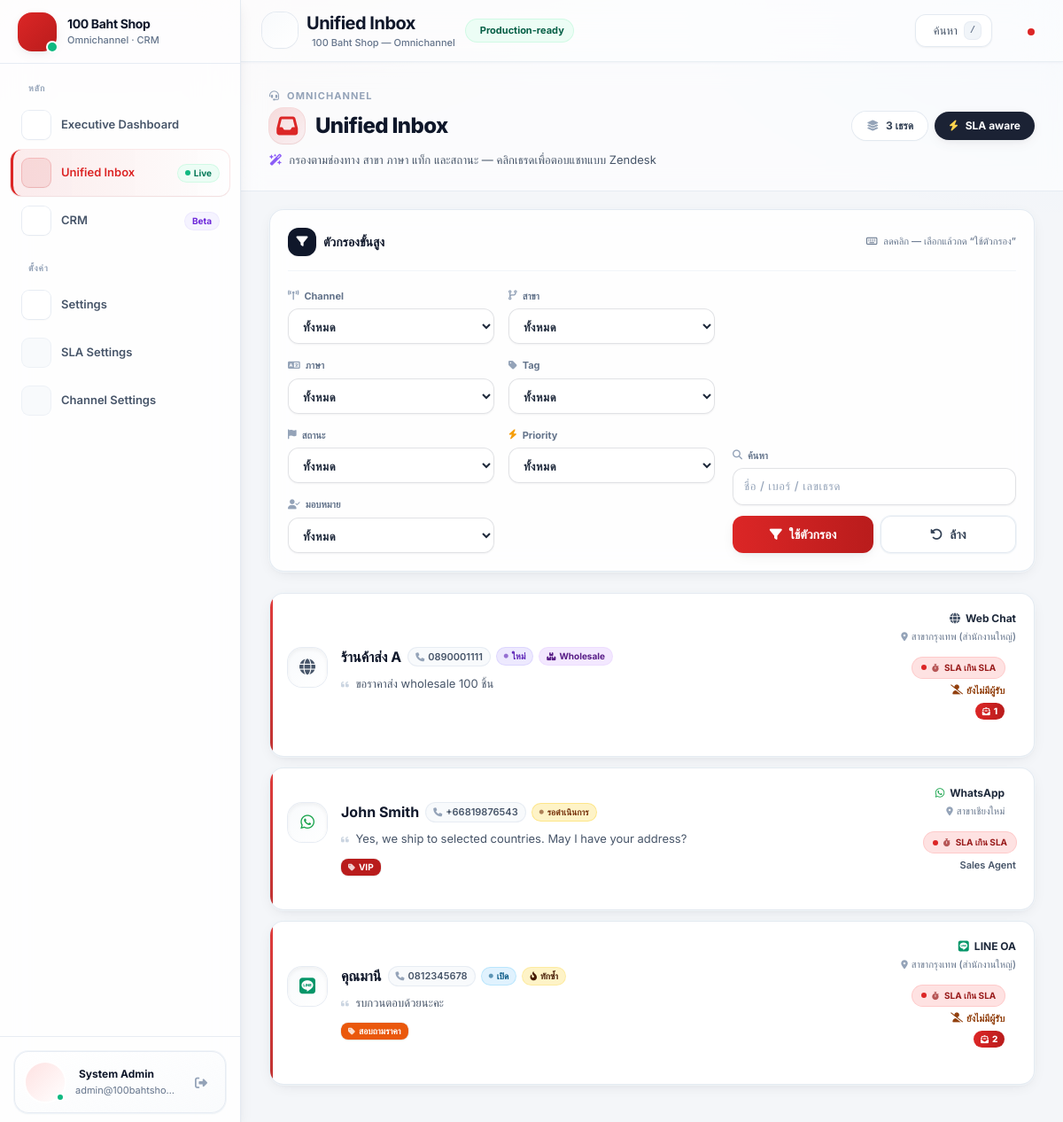
Screenshot of /inbox (signed in) with the database file from the repository.
### tables this page shows
CREATE TABLE `conversations` (
  `id` BIGINT UNSIGNED NOT NULL AUTO_INCREMENT,
  `contact_id` BIGINT UNSIGNED NOT NULL,
  `channel_id` INT UNSIGNED NOT NULL,
  `external_page_id` VARCHAR(32) DEFAULT NULL COMMENT 'Meta Page ID สำหรับ Facebook',
  `branch_id` INT UNSIGNED DEFAULT NULL,
  `assigned_user_id` INT UNSIGNED DEFAULT NULL,
  `status` ENUM(
    'new','open','pending','resolved','closed'
  ) NOT NULL DEFAULT 'new' COMMENT 'สเปกระบบ: new/open/pending/resolved/closed',
  `priority` ENUM('low','normal','high','urgent') NOT NULL DEFAULT 'normal',
  `language` VARCHAR(16) DEFAULT 'th',
  `sla_due_at` DATETIME DEFAULT NULL COMMENT 'เวลาที่ต้องตอบภายใน',
  `first_response_at` DATETIME DEFAULT NULL,
  `last_message_at` DATETIME DEFAULT NULL,
  `last_inbound_at` DATETIME DEFAULT NULL COMMENT 'ข้อความล่าสุดจากลูกค้า',
  `unread_count` INT UNSIGNED NOT NULL DEFAULT 0,
  `is_wholesale` TINYINT(1) NOT NULL DEFAULT 0,
  `is_complaint` TINYINT(1) NOT NULL DEFAULT 0,
  `repeat_customer_ping` TINYINT(1) NOT NULL DEFAULT 0 COMMENT 'ลูกค้าทักซ้ำก่อน agent ตอบ',
  `created_at` DATETIME NOT NULL DEFAULT CURRENT_TIMESTAMP,
  `updated_at` DATETIME NOT NULL DEFAULT CURRENT_TIMESTAMP ON UPDATE CURRENT_TIMESTAMP,
  PRIMARY KEY (`id`),
  KEY `idx_conv_contact` (`contact_id`),
  KEY `idx_conv_channel` (`channel_id`),
  KEY `idx_conv_ext_page` (`external_page_id`),
  KEY `idx_conv_status` (`status`),
  KEY `idx_conv_sla` (`sla_due_at`),
  KEY `idx_conv_assigned` (`assigned_user_id`),
  CONSTRAINT `fk_conv_contact` FOREIGN KEY (`contact_id`) REFERENCES `contacts` (`id`) ON DELETE CASCADE,
  CONSTRAINT `fk_conv_channel` FOREIGN KEY (`channel_id`) REFERENCES `channels` (`id`) ON DELETE RESTRICT,
  CONSTRAINT `fk_conv_branch` FOREIGN KEY (`branch_id`) REFERENCES `branches` (`id`) ON DELETE SET NULL,
  CONSTRAINT `fk_conv_assignee` FOREIGN KEY (`assigned_user_id`) REFERENCES `users` (`id`) ON DELETE SET NULL
);

CREATE TABLE `channels` (
  `id` INT UNSIGNED NOT NULL AUTO_INCREMENT,
  `name` VARCHAR(80) NOT NULL,
  `code` VARCHAR(32) NOT NULL COMMENT 'facebook_messenger, instagram, line_oa, whatsapp, web_chat',
  `icon` VARCHAR(64) DEFAULT NULL COMMENT 'ชื่อ icon class หรือ key',
  `is_active` TINYINT(1) NOT NULL DEFAULT 1,
  `webhook_secret` VARCHAR(255) DEFAULT NULL COMMENT 'เก็บ hash/ref ไม่เก็บ plain secret ใน production',
  `config_json` JSON DEFAULT NULL COMMENT 'page_id, verify_token ref, etc.',
  `created_at` DATETIME NOT NULL DEFAULT CURRENT_TIMESTAMP,
  PRIMARY KEY (`id`),
  UNIQUE KEY `uq_channels_code` (`code`)
);

CREATE TABLE `contacts` (
  `id` BIGINT UNSIGNED NOT NULL AUTO_INCREMENT,
  `branch_id` INT UNSIGNED DEFAULT NULL,
  `display_name` VARCHAR(190) NOT NULL DEFAULT '',
  `email` VARCHAR(190) DEFAULT NULL,
  `phone` VARCHAR(40) DEFAULT NULL,
  `language` VARCHAR(16) DEFAULT 'th' COMMENT 'th, en, ...',
  `country_code` VARCHAR(8) DEFAULT NULL,
  `is_foreign_customer` TINYINT(1) NOT NULL DEFAULT 0,
  `notes` TEXT DEFAULT NULL,
  `metadata_json` JSON DEFAULT NULL,
  `created_at` DATETIME NOT NULL DEFAULT CURRENT_TIMESTAMP,
  `updated_at` DATETIME NOT NULL DEFAULT CURRENT_TIMESTAMP ON UPDATE CURRENT_TIMESTAMP,
  PRIMARY KEY (`id`),
  KEY `idx_contacts_branch` (`branch_id`),
  KEY `idx_contacts_phone` (`phone`),
  CONSTRAINT `fk_contacts_branch` FOREIGN KEY (`branch_id`) REFERENCES `branches` (`id`) ON DELETE SET NULL
);

CREATE TABLE `branches` (
  `id` INT UNSIGNED NOT NULL AUTO_INCREMENT,
  `name` VARCHAR(120) NOT NULL,
  `code` VARCHAR(32) NOT NULL COMMENT 'รหัสอ้างอิงสำหรับ filter',
  `address` VARCHAR(255) DEFAULT NULL,
  `is_active` TINYINT(1) NOT NULL DEFAULT 1,
  `created_at` DATETIME NOT NULL DEFAULT CURRENT_TIMESTAMP,
  PRIMARY KEY (`id`),
  UNIQUE KEY `uq_branches_code` (`code`)
);

CREATE TABLE `users` (
  `id` INT UNSIGNED NOT NULL AUTO_INCREMENT,
  `branch_id` INT UNSIGNED DEFAULT NULL,
  `name` VARCHAR(120) NOT NULL,
  `email` VARCHAR(190) NOT NULL,
  `password_hash` VARCHAR(255) NOT NULL,
  `role` ENUM('admin','manager','agent') NOT NULL DEFAULT 'agent',
  `is_active` TINYINT(1) NOT NULL DEFAULT 1,
  `last_login_at` DATETIME DEFAULT NULL,
  `created_at` DATETIME NOT NULL DEFAULT CURRENT_TIMESTAMP,
  PRIMARY KEY (`id`),
  UNIQUE KEY `uq_users_email` (`email`),
  KEY `idx_users_branch` (`branch_id`),
  CONSTRAINT `fk_users_branch` FOREIGN KEY (`branch_id`) REFERENCES `branches` (`id`) ON DELETE SET NULL
);

### views/inbox/index.php (the view, shortened to what the rows shown need)
<?php
function inbox_status_th(string $s): string
{
    return match ($s) {
        'new' => 'ใหม่',
        'open' => 'เปิด',
        'pending' => 'รอดำเนินการ',
        'resolved' => 'แก้แล้ว',
        'closed' => 'ปิด',
        default => $s,
    };
}
function inbox_status_badge(string $s): string
{
    return match ($s) {
        'new' => 'bg-violet-100 text-violet-800 ring-violet-200',
        'open' => 'bg-sky-100 text-sky-800 ring-sky-200',
        'pending' => 'bg-amber-100 text-amber-900 ring-amber-200',
        'resolved' => 'bg-emerald-100 text-emerald-800 ring-emerald-200',
        'closed' => 'bg-slate-200 text-slate-700 ring-slate-300',
        default => 'bg-slate-100 text-slate-700 ring-slate-200',
    };
}
?>
<div class="flex h-full min-h-[calc(100vh-4rem)] flex-col" id="inbox-root">
    <div class="inbox-hero border-b border-slate-200/80 bg-white/60 px-5 py-6 backdrop-blur-md sm:px-8">
        <div class="flex flex-col gap-4 sm:flex-row sm:items-center sm:justify-between">
            <div>
                <h2 class="mt-1 flex flex-wrap items-center gap-3 text-2xl font-extrabold tracking-tight text-slate-900">
                    <span class="inline-flex h-10 w-10 items-center justify-center rounded-2xl bg-gradient-to-br from-brand/15 to-brand/5 text-brand shadow-sm ring-1 ring-brand/15">
                        <i class="fa-solid fa-inbox"></i>
                    </span>
                    Unified Inbox
                </h2>
            </div>
        </div>
    </div>
    <div class="flex-1 overflow-y-auto px-5 py-6 scrollbar-premium sm:px-8">
        <?php if (empty($rows) && $dbError === null) : ?>
            <div class="flex flex-col items-center justify-center rounded-3xl border border-dashed border-slate-200/90 bg-white/80 py-24 text-center shadow-sm ring-1 ring-slate-100/90">
                <div class="flex h-16 w-16 items-center justify-center rounded-3xl bg-gradient-to-br from-slate-50 to-white text-slate-400 shadow-inner ring-1 ring-slate-200/80">
                    <i class="fa-solid fa-inbox text-3xl"></i>
                </div>
                <p class="mt-6 text-base font-bold text-slate-900">ไม่มีบทสนทนาที่ตรงกับตัวกรอง</p>
                <p class="mt-2 max-w-md text-sm text-slate-500">
                    <i class="fa-solid fa-lightbulb mr-1 text-amber-500"></i>
                    ลองเปลี่ยน Channel / สาขา หรือกด &ldquo;ล้าง&rdquo; เพื่อดูทั้งหมด
                </p>
            </div>
        <?php else : ?>
            <ul class="space-y-3">
                <?php foreach ($rows as $row) :
                    $sla = SlaUi::badge(isset($row['sla_due_at']) ? (string) $row['sla_due_at'] : null);
                    $chCode = (string) ($row['channel_code'] ?? '');
                    $tagsPacked = (string) ($row['tags_packed'] ?? '');
                    $tagItems = $tagsPacked !== '' ? explode('||', $tagsPacked) : [];
                    ?>
                    <li class="inbox-row">
                        <a href="<?= htmlspecialchars(Url::to('/inbox/' . (int) $row['id']), ENT_QUOTES, 'UTF-8') ?>" class="group relative flex flex-col gap-4 overflow-hidden rounded-2xl border border-slate-200/90 bg-white/95 p-5 shadow-soft ring-1 ring-slate-100/80 sm:flex-row sm:items-center sm:gap-5">
                            <span class="pointer-events-none absolute inset-y-0 left-0 w-[3px] bg-gradient-to-b from-brand to-red-700 opacity-90"></span>
                            <div class="flex min-w-0 flex-1 items-start gap-4">
                                <span class="mt-0.5 flex h-11 w-11 flex-shrink-0 items-center justify-center rounded-2xl bg-gradient-to-br from-slate-50 to-white text-lg shadow-inner ring-1 ring-slate-200/80">
                                    <i class="<?= htmlspecialchars(ChannelIcon::faClass($chCode), ENT_QUOTES, 'UTF-8') ?>"></i>
                                </span>
                                <div class="min-w-0 flex-1">
                                    <div class="flex flex-wrap items-center gap-2">
                                        <span class="truncate text-base font-bold text-slate-900"><?= htmlspecialchars((string) ($row['contact_name'] ?? ''), ENT_QUOTES, 'UTF-8') ?></span>
                                        <?php if (!empty($row['contact_phone'])) : ?>
                                            <span class="inline-flex items-center gap-1 truncate rounded-full bg-slate-50 px-2 py-0.5 text-[11px] font-semibold text-slate-600 ring-1 ring-slate-200/80">
                                                <i class="fa-solid fa-phone text-[10px] text-slate-400"></i><?= htmlspecialchars((string) $row['contact_phone'], ENT_QUOTES, 'UTF-8') ?>
                                            </span>
                                        <?php endif; ?>
                                        <span class="inline-flex items-center gap-1 rounded-full px-2 py-0.5 text-[10px] font-bold ring-1 <?= htmlspecialchars(inbox_status_badge((string) ($row['status'] ?? '')), ENT_QUOTES, 'UTF-8') ?>">
                                            <i class="fa-solid fa-circle text-[5px] opacity-60"></i>
                                            <?= htmlspecialchars(inbox_status_th((string) ($row['status'] ?? '')), ENT_QUOTES, 'UTF-8') ?>
                                        </span>
                                        <?php if (!empty($row['is_wholesale'])) : ?>
                                            <span class="inline-flex items-center gap-1 rounded-full bg-purple-100 px-2 py-0.5 text-[10px] font-bold text-purple-900 ring-1 ring-purple-200/80">
                                                <i class="fa-solid fa-boxes-stacked text-[9px]"></i> Wholesale
                                            </span>
                                        <?php endif; ?>
                                        <?php if (!empty($row['repeat_customer_ping'])) : ?>
                                            <span class="inline-flex items-center gap-1 rounded-full bg-amber-100 px-2 py-0.5 text-[10px] font-bold text-amber-950 ring-1 ring-amber-200/80">
                                                <i class="fa-solid fa-fire-flame-curved"></i> ทักซ้ำ
                                            </span>
                                        <?php endif; ?>
                                    </div>
                                    <p class="mt-2 line-clamp-2 text-[13px] leading-relaxed text-slate-600">
                                        <i class="fa-solid fa-quote-left mr-1 text-[10px] text-slate-300"></i>
                                        <?= htmlspecialchars((string) ($row['last_message_preview'] ?? ''), ENT_QUOTES, 'UTF-8') ?>
                                    </p>
                                    <div class="mt-3 flex flex-wrap items-center gap-2">
                                        <?php foreach ($tagItems as $tp) :
                                            $parts = explode(':', $tp, 3);
                                            $tname = $parts[1];
                                            $thex = $parts[2];
                                            ?>
                                            <span class="inline-flex items-center gap-1 rounded-lg px-2 py-0.5 text-[10px] font-bold text-white shadow-sm ring-1 ring-black/5" style="background: <?= htmlspecialchars($thex, ENT_QUOTES, 'UTF-8') ?>">
                                                <i class="fa-solid fa-tag text-[9px] opacity-80"></i><?= htmlspecialchars($tname, ENT_QUOTES, 'UTF-8') ?>
                                            </span>
                                        <?php endforeach; ?>
                                    </div>
                                </div>
                            </div>
                            <div class="flex flex-shrink-0 flex-row items-center justify-between gap-4 border-t border-slate-100 pt-4 sm:flex-col sm:border-0 sm:pt-0 sm:text-right">
                                <div class="text-left text-xs sm:text-right">
                                    <span class="inline-flex items-center gap-1.5 font-bold text-slate-800">
                                        <i class="<?= htmlspecialchars(ChannelIcon::faClass($chCode), ENT_QUOTES, 'UTF-8') ?>"></i><?= htmlspecialchars((string) ($row['channel_name'] ?? ''), ENT_QUOTES, 'UTF-8') ?>
                                    </span>
                                    <?php if (!empty($row['branch_name'])) : ?>
                                        <span class="mt-1 flex items-center gap-1 text-[11px] font-medium text-slate-500 sm:justify-end">
                                            <i class="fa-solid fa-location-dot text-[10px] text-slate-400"></i><?= htmlspecialchars((string) $row['branch_name'], ENT_QUOTES, 'UTF-8') ?>
                                        </span>
                                    <?php endif; ?>
                                </div>
                                <div class="flex flex-col items-end gap-1.5">
                                    <span class="inline-flex items-center gap-1.5 rounded-full px-2.5 py-1 text-[10px] font-bold ring-1 <?= htmlspecialchars($sla['badgeClass'], ENT_QUOTES, 'UTF-8') ?>">
                                        <span class="h-1.5 w-1.5 rounded-full <?= htmlspecialchars($sla['dotClass'], ENT_QUOTES, 'UTF-8') ?>"></span>
                                        <i class="fa-solid fa-stopwatch text-[9px] opacity-70"></i>
                                        SLA <?= htmlspecialchars($sla['label'], ENT_QUOTES, 'UTF-8') ?>
                                    </span>
                                    <?php if (!empty($row['assignee_name'])) : ?>
                                        <span class="inline-flex items-center gap-1 text-[11px] font-semibold text-slate-600">
                                            <i class="fa-solid fa-user-headset text-slate-400"></i><?= htmlspecialchars((string) $row['assignee_name'], ENT_QUOTES, 'UTF-8') ?>
                                        </span>
                                    <?php else : ?>
                                        <span class="inline-flex items-center gap-1 text-[11px] font-bold text-amber-800">
                                            <i class="fa-solid fa-user-slash"></i>ยังไม่มีผู้รับ
                                        </span>
                                    <?php endif; ?>
                                    <?php if (!empty($row['unread_count']) && (int) $row['unread_count'] > 0) : ?>
                                        <span class="inline-flex min-w-[1.5rem] items-center justify-center rounded-full bg-gradient-to-r from-brand to-red-700 px-2 py-0.5 text-[10px] font-extrabold text-white shadow-sm ring-2 ring-white">
                                            <i class="fa-solid fa-envelope-open-text mr-1 text-[9px]"></i><?= (int) $row['unread_count'] ?>
                                        </span>
                                    <?php endif; ?>
                                </div>
                            </div>
                        </a>
                    </li>
                <?php endforeach; ?>
            </ul>
        <?php endif; ?>
    </div>
</div>

### rows the page displays
conversations: contact.display_name "ร้านค้าส่ง A", contact.phone "0890001111", status "ใหม่", is_wholesale 1 (drawn), last_message_preview "ขอราคาส่ง wholesale 100 ชิ้น", channel.name "Web Chat", branch.name "สาขากรุงเทพ (สำนักงานใหญ่)", sla_due_at "เกิน SLA", shows "ยังไม่มีผู้รับ", unread_count "1"
conversations: contact.display_name "John Smith", contact.phone "+66819876543", status "รอดำเนินการ", last_message_preview "Yes, we ship to selected countries. May I have your address?", tname "VIP", channel.name "WhatsApp", branch.name "สาขาเชียงใหม่", sla_due_at "เกิน SLA", assigned_user.name "Sales Agent"
conversations: contact.display_name "คุณมานี", contact.phone "0812345678", status "เปิด", repeat_customer_ping 1 (drawn), last_message_preview "รบกวนตอบด้วยนะคะ", tname "สอบถามราคา", channel.name "LINE OA", branch.name "สาขากรุงเทพ (สำนักงานใหญ่)", sla_due_at "เกิน SLA", shows "ยังไม่มีผู้รับ", unread_count "2"

### other values shown
$authUserName "System Admin"
$authUserEmail "admin@100bahtsho…"
$title "Unified Inbox"
$appName "100 Baht Shop — Omnichannel"
$rowCount "3"
